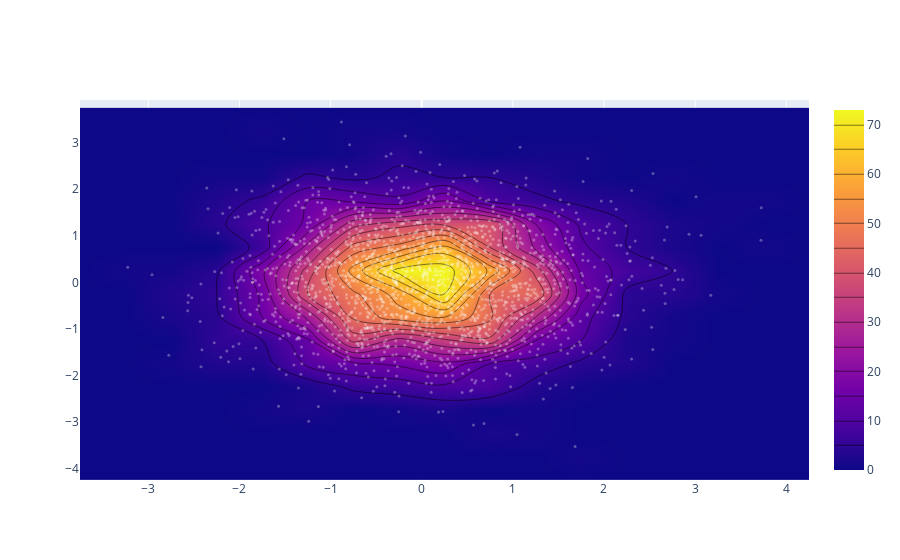

Write notebook code for a chart like this one.
### Markdown cell above
# 2D Histograms or Density Heatmaps
A 2D histogram, also known as a density heatmap, is the 2-dimensional generalization of a histogram which resembles a heatmap but is computed by grouping a set of points specified by their x and y coordinates. This kind of visualization is often used where showing large data sets as scatter plots would result in points overlapping each other and hiding patterns.

### Code cell
import plotly.graph_objs as go
import numpy as np

x = np.random.randn(2000)
y = np.random.randn(2000)
iplot([go.Histogram2dContour(x=x, y=y, contours=dict(coloring='heatmap')),
       go.Scatter(x=x, y=y, mode='markers', marker=dict(color='white', size=3, opacity=0.3))], show_link=False)

### Figure 1 — Plotly figure (JSON) as saved in the notebook; plotly's stock layout.template omitted (floating-point values rounded to 4 significant figures; data arrays with more than 128 entries replaced by an {"elided": "..."} marker saying what was removed)
{"data": [{"contours": {"coloring": "heatmap"}, "type": "histogram2dcontour", "x": {"elided": "2000 float values"}, "y": {"elided": "2000 float values"}}, {"marker": {"color": "white", "opacity": 0.3, "size": 3}, "mode": "markers", "type": "scatter", "x": {"elided": "2000 float values"}, "y": {"elided": "2000 float values"}}], "layout": {}}
